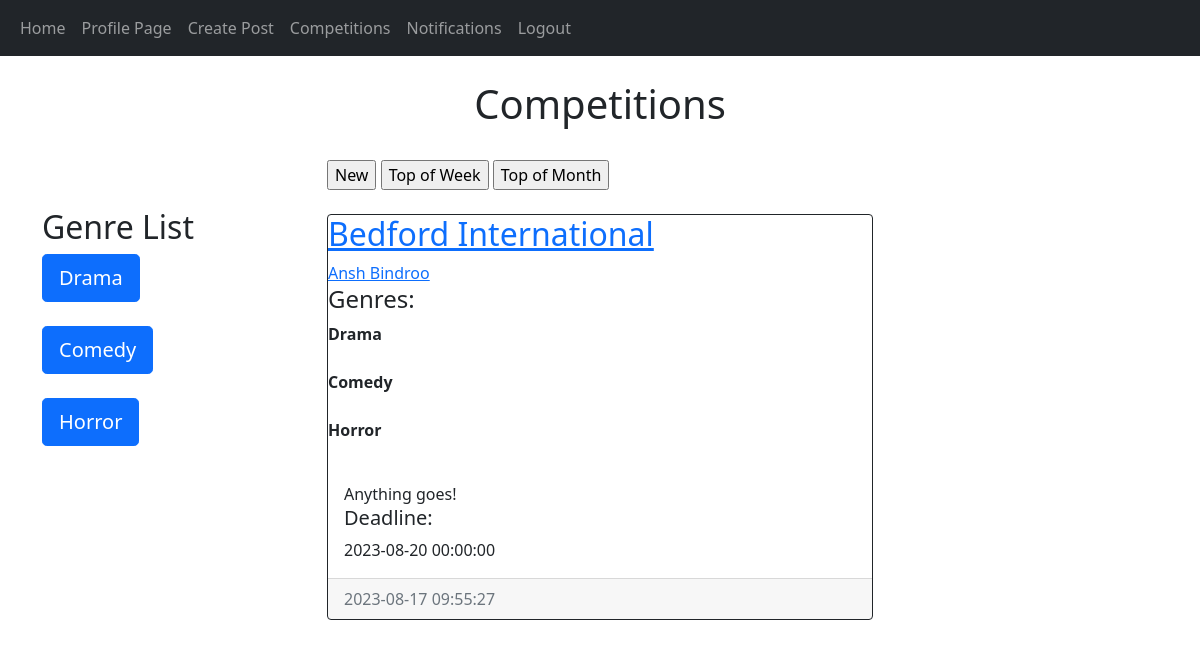
The page /competitions (signed in) on the database its author committed.
### website/models.py (models this page shows)
class Competitions(db.Model):
    __tablename__ = "Competitions"
    compid = db.Column(db.Integer, primary_key=True)
    producerid = db.Column(db.Integer, db.ForeignKey('Producers.producerid'))
    title = db.Column(db.String(300))
    brief = db.Column(db.Text)
    deadline = db.Column(db.DateTime(timezone=True))
    date_created = db.Column(db.DateTime(timezone=True), default=func.now())
    submissionnum = db.Column(db.Integer)
    responses = db.relationship('CompSubmissions', backref="comp", passive_deletes=True)

class Users(db.Model, UserMixin):
    __tablename__ = "Users"
    id = db.Column(db.Integer, primary_key=True)
    email = db.Column(db.String(150), unique=True)
    username = db.Column(db.String(150), unique=True)
    forename = db.Column(db.String(75), unique=True)
    surname = db.Column(db.String(75))
    password = db.Column(db.String(150))
    date_created = db.Column(db.DateTime(timezone=True), default=func.now())
    accounttype = db.Column(db.Integer)
    profilepic = db.Column(db.String(), nullable=True)
    biography = db.Column(db.Text)
    writers = db.relationship('Screenwriters', backref="user", passive_deletes=True)
    producers = db.relationship('Producers', backref="user", passive_deletes=True)

class CompHas(db.Model):
    __tablename__ = "CompHas"
    compid = db.Column(db.Integer, db.ForeignKey('Competitions.compid'), primary_key=True)
    genreid = db.Column(db.Integer, db.ForeignKey('Genres.genreid'), primary_key=True)

class Genres(db.Model):
    __tablename__ = "Genres"
    genreid = db.Column(db.Integer, primary_key=True)
    genre = db.Column(db.String(50))
    genres = db.relationship('ScriptHas', backref="has")
    genres2 = db.relationship('CompHas', backref="has")

### website/views.py (the view, shortened to what this page needs)
@views.route("/competitions", methods=['GET', 'POST'])
@login_required
def competitions():
    userdetails = Users.query.filter_by(username = current_user.username).first()
    comps2 = Competitions.query.all()
    subs = CompSubmissions.query.all()
    comphas = CompHas.query.all()
    for comp in comps2:
        subs2 = CompSubmissions.query.filter_by(compid = comp.compid)
        comp.submissionnum = subs2.count()
        db.session.commit()
    comps = Competitions.query.order_by(Competitions.submissionnum.desc())
    return flask.render_template("competitions.html", user=current_user, comps=comps, details=userdetails, comphas=comphas)

### website/templates/competitions.html (shortened to what this page needs)
{% extends "base.html" %}
{% block content %}
<h1 align="center">{% block header %}Competitions{% endblock %}</h1>
<br>
<div id="comps" class="row">
  <div class="col-3">
    <br><br>
    <h2>Genre List</h2>
    <form action="/competitions" method="POST">
        <button name="genre" value="1" class="btn btn-primary btn-lg">Drama</button><br><br>
        <button name="genre" value="2" class="btn btn-primary btn-lg">Comedy</button><br><br>
        <button name="genre" value="3" class="btn btn-primary btn-lg">Horror</button><br><br>
    </form>
  </div>
  <div class="col-6">
    <form action="{{ url_for('views.competitions') }}" method='POST'>
      <input type="submit" name="sorted" value="New"></input>
      <input type="submit" name="sorted" value="Top of Week"></input>
      <input type="submit" name="sorted" value="Top of Month"></input>
    </form>
    <br>
    {% if comps %}
      {% for comp in comps %}
          <div class="card border-dark">
              {% if details.accounttype == 1 %}
              <a href="/comp/{{comp.compid}}"><h2>{{comp.title}}</h2></a>
              {% else %}
              <h2>{{comp.title}}</h2>
              {% endif %}
              <a href="/profilepage/{{comp.producer.user.username}}">{{comp.producer.user.username}}</a>
              <h4>Genres:</h4>
              {% for comp2 in comphas %}
                {% if comp2.compid == comp.compid %}
                    <b>{{comp2.has.genre}}</b><br>
                {% endif %}
              {% endfor %}
              <div class="card-body">
                  <div class="card-text">{{comp.brief}}</div>
                      <h5>Deadline:</h5>
                      {{comp.deadline}}
                  </div>
              <div class="card-footer text-muted">{{comp.date_created}}</div>
          </div>
          <br/>
      {% endfor %}
    {% else %}
    <h1>No competitions available</h1>
    {% endif %}
  </div>
  <div class="col-3">
  </div>
</div>
 {% endblock %}

### rows shown on the page
Competitions: title "Bedford International", producer.user.username "Ansh Bindroo", brief "Anything goes!", deadline "2023-08-20 00:00:00", date_created "2023-08-17 09:55:27"
CompHas: has.genre "Drama"
CompHas: has.genre "Comedy"
CompHas: has.genre "Horror"
